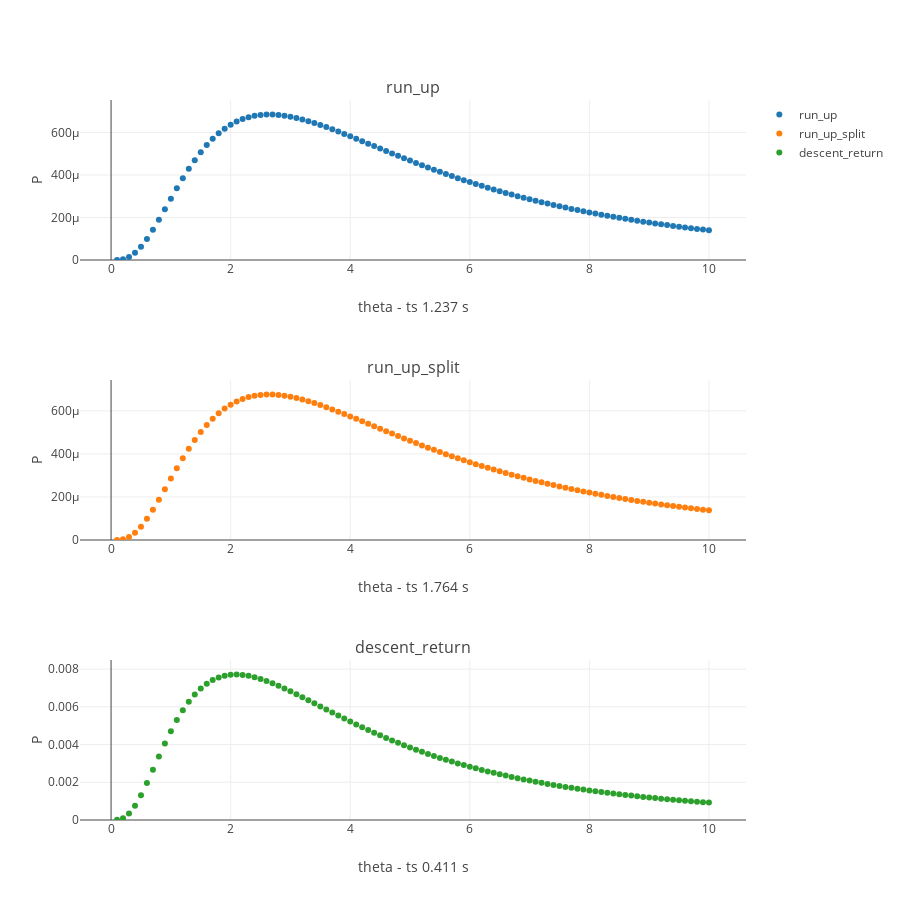

The cell this chart's notebook holds for it:
### Code cell
func_names= ['run_up','run_up_split']
func_names= ['run_up','run_up_split','descent_return']
funcs= [
        runUp_balance,
        run_unique_combine,
        Descent_return
       ]

range_theta= np.linspace(0.1,10,100)

plot_rec_InfSites(point_up,root_lib,funcs,func_names,range_theta,height= 900)
